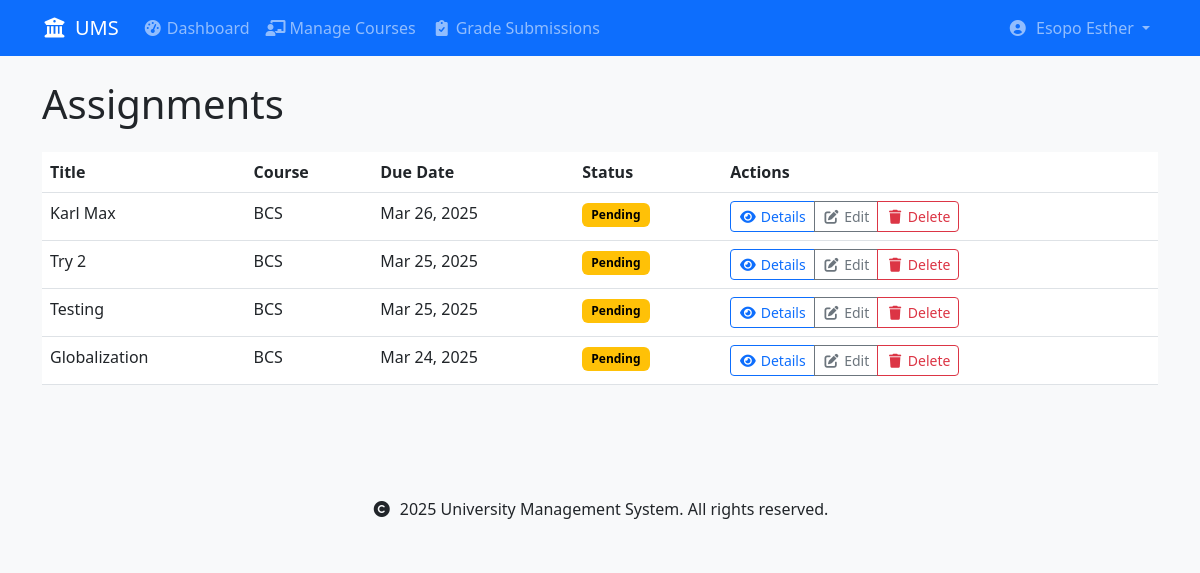
The app's page /assignments/ (signed in) with its own data.
### accounts/models.py (models this page shows, shortened)
class User(AbstractUser):
    USER_TYPE_CHOICES = [
        ('student', 'Student'),
        ('lecturer', 'Lecturer'),
    ]
    user_type = models.CharField(max_length=10, choices=USER_TYPE_CHOICES)
    registration_number = models.CharField(max_length=20, unique=True, null=True, blank=True)
    staff_number = models.CharField(max_length=20, unique=True, null=True, blank=True)
    department = models.ForeignKey('schools.Department', on_delete=models.SET_NULL, null=True)
    class Meta:
        db_table = 'accounts_user'
        verbose_name = 'User'
        verbose_name_plural = 'Users'
    def is_student(self):
        return self.user_type == 'student'
    def is_lecturer(self):
        return self.user_type == 'lecturer'

### assignments/models.py (models this page shows, shortened)
class Assignment(models.Model):
    title = models.CharField(max_length=200)
    course = models.ForeignKey(
        'courses.Course',
        on_delete=models.CASCADE,
        related_name='assignments'
    )
    description = models.TextField()
    due_date = models.DateTimeField()
    total_marks = models.DecimalField(
        max_digits=5,
        decimal_places=2,
        validators=[MinValueValidator(0)]
    )
    created_at = models.DateTimeField(auto_now_add=True)
    created_by = models.ForeignKey(
        settings.AUTH_USER_MODEL,
        on_delete=models.CASCADE,
        related_name='created_assignments'
    )
    class Meta:
        ordering = ['-due_date']
    def is_past_due(self):
        return timezone.now() > self.due_date

### courses/models.py (models this page shows, shortened)
class Course(models.Model):
    code = models.CharField(max_length=10, unique=True)
    name = models.CharField(max_length=100)
    department = models.ForeignKey(
        'schools.Department',
        on_delete=models.CASCADE,
        related_name='courses'
    )
    lecturer = models.ForeignKey(
        settings.AUTH_USER_MODEL,
        on_delete=models.SET_NULL,  # Changed from CASCADE to SET_NULL
        related_name='courses_teaching',
        limit_choices_to={'user_type': 'lecturer'},
        null=True  # Allow null for existing records
    )
    description = models.TextField(blank=True)
    credits = models.PositiveIntegerField(
        validators=[MinValueValidator(1), MaxValueValidator(6)],
        default=3  # Default number of credits
    )
    is_active = models.BooleanField(default=True)
    created_at = models.DateTimeField(auto_now_add=True)
    updated_at = models.DateTimeField(auto_now=True)
    class Meta:
        ordering = ['department', 'code']
        unique_together = ['department', 'code']

### assignments/views.py (the view)
# urls.py: path('', views.assignment_list, name='assignment_list'),
@login_required
def assignment_list(request):
    if request.user.is_student():
        assignments = Assignment.objects.filter(
            course__enrollments__student=request.user
        ).select_related('course', 'course__lecturer')
        for assignment in assignments:
            assignment.has_submitted = Submission.objects.filter(
                assignment=assignment,
                student=request.user
            ).exists()
    else:
        assignments = Assignment.objects.filter(
            course__lecturer=request.user
        ).select_related('course')
    return render(request, 'assignments/assignment_list.html', {
        'assignments': assignments
    })

### templates/assignments/assignment_list.html (shortened to what this page needs)
{% extends 'base.html' %}
{% load custom_filters %}
{% block content %}
<div class="container">
    <h1 class="mb-4">Assignments</h1>
    {% if assignments %}
        <div class="table-responsive">
            <table class="table table-hover">
                <thead>
                    <tr>
                        <th>Title</th>
                        <th>Course</th>
                        <th>Due Date</th>
                        <th>Status</th>
                        <th>Actions</th>
                    </tr>
                </thead>
                <tbody>
                    {% for assignment in assignments %}
                        <tr>
                            <td>{{ assignment.title }}</td>
                            <td>{{ assignment.course.code }}</td>
                            <td>
                                {{ assignment.due_date|date:"M d, Y" }}
                            </td>
                            <td>
                                {% if assignment.has_submitted %}
                                    <span class="badge bg-success">Submitted</span>
                                {% else %}
                                    {% if assignment.is_past_due %}
                                        <span class="badge bg-danger">Missed</span>
                                    {% else %}
                                        <span class="badge bg-warning">Pending</span>
                                    {% endif %}
                                {% endif %}
                            </td>
                            <td>
                                <div class="btn-group">
                                    <a href="{% url 'assignments:assignment_detail' assignment.id %}"
                                       class="btn btn-sm btn-outline-primary">
                                        <i class="fas fa-eye me-1"></i>Details
                                    </a>
                                    {% if user.is_student %}
                                        {% if assignment.has_submitted %}
                                            <a href="{% url 'assignments:submission_detail' assignment.submissions.first.id %}"
                                               class="btn btn-sm btn-outline-success">
                                                <i class="fas fa-check-circle me-1"></i>View Submission
                                            </a>
                                        {% elif not assignment.is_past_due %}
                                            <a href="{% url 'assignments:submit_assignment' assignment.id %}"
                                               class="btn btn-sm btn-success">
                                                <i class="fas fa-paper-plane me-1"></i>Submit
                                            </a>
                                        {% endif %}
                                    {% else %}
                                        <a href="{% url 'assignments:edit_assignment' assignment.id %}"
                                           class="btn btn-sm btn-outline-secondary">
                                            <i class="fas fa-edit me-1"></i>Edit
                                        </a>
                                        <button type="button" class="btn btn-sm btn-outline-danger"
                                                data-bs-toggle="modal"
                                                data-bs-target="#deleteModal{{ assignment.id }}">
                                            <i class="fas fa-trash me-1"></i>Delete
                                        </button>
                                    {% endif %}
                                </div>
                            </td>
                        </tr>
                    {% endfor %}
                </tbody>
            </table>
        </div>
    {% else %}
        <div class="alert alert-info">
            <p class="mb-0">No assignments found.</p>
        </div>
    {% endif %}
</div>
{% endblock %}

### templates/base.html (shortened to what this page needs)
{% load static %}
<!DOCTYPE html>
<html lang="en">
<head>
    <link href="https://cdn.jsdelivr.net/npm/bootstrap@5.3.0/dist/css/bootstrap.min.css" rel="stylesheet">
    <link href="https://cdnjs.cloudflare.com/ajax/libs/font-awesome/6.0.0/css/all.min.css" rel="stylesheet">
    <link href="{% static 'css/custom.css' %}" rel="stylesheet">
</head>
<body>
    <nav class="navbar navbar-expand-lg navbar-dark bg-primary">
        <div class="container">
            <a class="navbar-brand" href="{% url 'home' %}">
                <i class="fas fa-university me-2"></i>UMS
            </a>
            <div class="collapse navbar-collapse" id="navbarNav">
                <ul class="navbar-nav me-auto">
                    {% if user.is_authenticated %}
                        {% if user.is_student %}
                            <li class="nav-item">
                                <a class="nav-link" href="{% url 'accounts:student_dashboard' %}">
                                    <i class="fas fa-tachometer-alt me-1"></i>Dashboard
                                </a>
                            </li>
                            <li class="nav-item">
                                <a class="nav-link" href="{% url 'courses:my_courses' %}">
                                    <i class="fas fa-book me-1"></i>My Courses
                                </a>
                            </li>
                            <li class="nav-item">
                                <a class="nav-link" href="{% url 'assignments:assignment_list' %}">
                                    <i class="fas fa-tasks me-1"></i>Assignments
                                </a>
                            </li>
                            <li class="nav-item">
                                <a class="nav-link" href="{% url 'assignments:my_submissions' %}">
                                    <i class="fas fa-file-alt me-1"></i>My Submissions
                                </a>
                            </li>
                        {% elif user.is_lecturer %}
                            <li class="nav-item">
                                <a class="nav-link" href="{% url 'accounts:lecturer_dashboard' %}">
                                    <i class="fas fa-tachometer-alt me-1"></i>Dashboard
                                </a>
                            </li>
                            <li class="nav-item">
                                <a class="nav-link" href="{% url 'courses:teaching_courses' %}">
                                    <i class="fas fa-chalkboard-teacher me-1"></i>Manage Courses
                                </a>
                            </li>
                            <li class="nav-item">
                                <a class="nav-link" href="{% url 'assignments:pending_submissions' %}">
                                    <i class="fas fa-clipboard-check me-1"></i>Grade Submissions
                                </a>
                            </li>
                        {% endif %}
                    {% endif %}
                </ul>
                <ul class="navbar-nav">
                    {% if user.is_authenticated %}
                        <li class="nav-item dropdown">
                            <a class="nav-link dropdown-toggle" href="#" id="userDropdown" role="button"
                               data-bs-toggle="dropdown" aria-expanded="false">
                                <i class="fas fa-user-circle me-1"></i>
                                {{ user.get_full_name|default:user.username }}
                            </a>
                        </li>
                    {% endif %}
                </ul>
            </div>
        </div>
    </nav>
    <main class="py-4">
        {% block content %}
        {% endblock %}
    </main>
    <footer class="bg-light py-4 mt-5">
        <div class="container text-center">
            <p class="mb-0">
                <i class="fas fa-copyright me-1"></i>
                {% now "Y" %} University Management System. All rights reserved.
            </p>
        </div>
    </footer>
</body>
</html>

### static/css/custom.css (style rules this page uses)
body { background-color: #f8f9fa; }
.badge { padding: 0.5em 0.75em; }
.badge.bg-warning { color: #000 !important; }
.btn-sm { padding: 0.25rem 0.5rem; font-size: 0.875rem; }
.fas { width: 1.25em; text-align: center; }

### records on screen
User: get_full_name "Esopo Esther"
Assignment: title "Karl Max", course.code "BCS", due_date "Mar 26, 2025", shows "Pending"
Assignment: title "Try 2", course.code "BCS", due_date "Mar 25, 2025", shows "Pending"
Assignment: title "Testing", course.code "BCS", due_date "Mar 25, 2025", shows "Pending"
Assignment: title "Globalization", course.code "BCS", due_date "Mar 24, 2025", shows "Pending"
